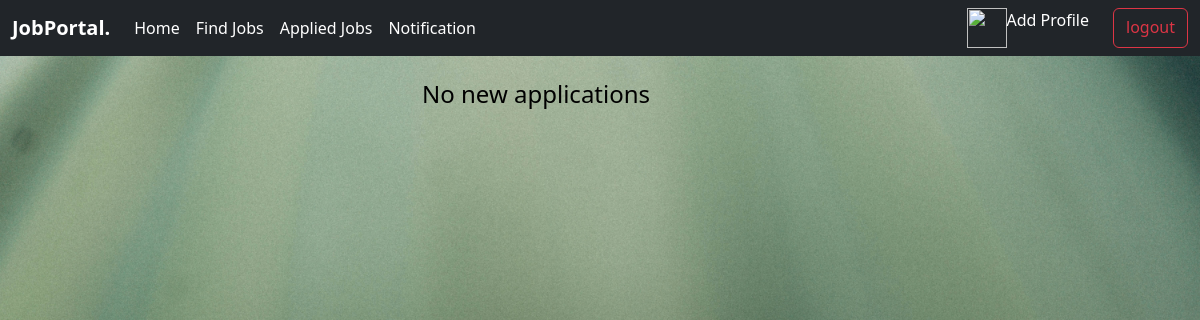
The app's page /employer/view_applic/4 (signed in), older data.
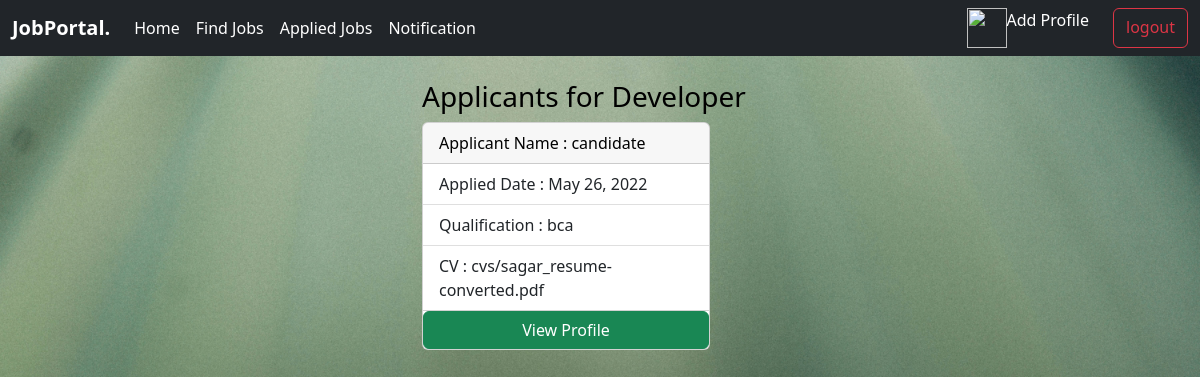
The same page, newer data.
### employer/models.py (models this page shows, shortened)
class Applications(models.Model):
    applicant=models.ForeignKey(User,on_delete=models.CASCADE,related_name='applicants')
    job=models.ForeignKey(Jobs,on_delete=models.CASCADE,related_name='ajob')
    options=(
        ('applied','applied'),
        ('rejected','rejected'),
        ('pending','pending'),
        ('cancelled','cancelled'),
        ('accepted','accepted')
    )
    status=models.CharField(max_length=20,choices=options,default='applied')
    date=models.DateField(auto_now_add=True)
    class Meta:
        unique_together=(
            'applicant','job'
        )

class Jobs(models.Model):
    posted_by=models.ForeignKey(User,on_delete=models.CASCADE,related_name='company')
    job_title=models.CharField(max_length=100)
    job_description=models.TextField()
    role=models.CharField(max_length=100)
    qualification=models.CharField(max_length=100)
    experience=models.PositiveIntegerField(default=0)
    location=models.CharField(max_length=100)
    salary=models.PositiveIntegerField()
    created_date=models.DateField(auto_now_add=True)
    last_date=models.DateField(null=True)

### jp_app/models.py (models this page shows)
class User(AbstractUser):
    phone=models.CharField(max_length=14,default='+91-')
    options=(
        ('Employer','Employer'),
        ('Candidate','Candidate')
    )
    role=models.CharField(max_length=15,choices=options,default='Candidate')
    @property
    def is_candidate(self):
        return self.role=='Candidate'
    def is_employer(self):
        return self.role=='Employer'

### candidate/models.py (models this page shows)
class CandidateProfile(models.Model):
    user=models.OneToOneField(User,on_delete=models.CASCADE,related_name='candidates')
    pro_pic=models.ImageField(upload_to='pro_p')
    qualification=models.CharField(max_length=100)
    age=models.PositiveIntegerField(default=18)
    skills=models.CharField(max_length=100,null=True)
    cv=models.FileField(upload_to='cvs',null=True)

### employer/views.py (the view)
# urls.py: path('view_applic/<int:id>',views.ViewApplication.as_view(),name='view_applic'),
@method_decorator(signin_required,name='dispatch')
class ViewApplication(ListView):
    model = Applications
    template_name = 'all_applications.html'
    context_object_name = 'all_app'
    def get_queryset(self):
        return Applications.objects.filter(job=self.kwargs.get('id'),status='applied')

### employer/templates/all_applications.html
{%extends 'base.html'%}
{%block body_block%}
    <div class="row">
        <div class="col-4"></div>
        <div class="col-4"><br>
            {%if all_app%}
                  {%for app in all_app%}
                <h3>Applicants for {{app.job.job_title}}</h3>
                <div class="card" style="width: 18rem;">
                  <div class="card-header">
                    Applicant Name : {{app.applicant}}
                  </div>
                  <ul class="list-group list-group-flush">
                    <li class="list-group-item">Applied Date : {{app.date}}</li>
                    <li class="list-group-item">Qualification : {{app.applicant.candidates.qualification}}</li>
                    <li class="list-group-item">CV : {{app.applicant.candidates.cv}}</li>
                  </ul>
                    <a href="{%url 'applicant-det' app.id%}" class="btn btn-success">View Profile</a>
              {%endfor%}
            {%else%}
                <h4>No new applications</h4>
            {%endif%}
        </div>
        <div class="col-4"></div>
    </div>
</div>
{%endblock%}

Row changes from the older to the newer data that the page shows:
added Applications: job.job_title "Developer", applicant "candidate", date "May 26, 2022", applicant.candidates.qualification "bca", applicant.candidates.cv "cvs/sagar_resume-converted.pdf"
Text that changed along with them:
text no longer shown: "No new applications"
